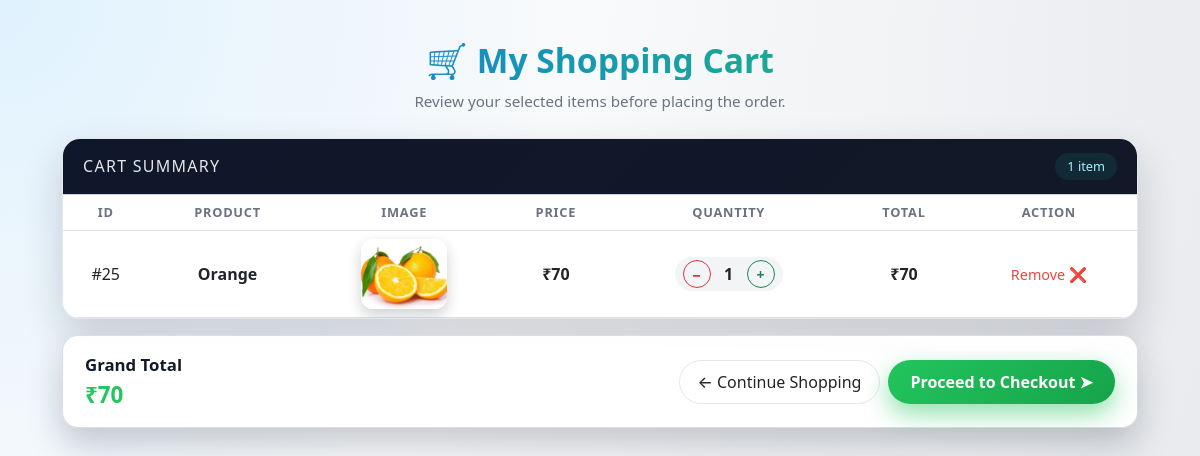
Screenshot of /product/cart/viewcart (signed in) with the database file from the repository.
### cart/models.py (models this page shows)
class Cart(models.Model):
    user = models.ForeignKey(User, on_delete=models.CASCADE)
    product=models.CharField(max_length=30)
    name=models.CharField(max_length=30)
    image = models.ImageField(upload_to='cart_images/')
    price=models.IntegerField()
    quantity=models.IntegerField()
    total_price=models.IntegerField(default=0)
    class Meta:
        db_table='cart'

### cart/views.py (the view)
# urls.py: path('viewcart', v.view_cart, name='viewcart'),
def view_cart(request):
    u = Cart.objects.filter(user=request.user)
    for item in u:
        item.total_price = item.price * item.quantity
    total = sum(item.total_price for item in u)
    request.session['cart_count'] = 0
    return render(request, "cartlist.html", {'cl': u, 'total': total})

### cart/context_processors.py (called while the page is built)
def cart_count(request):
    count = request.session.get('cart_count', 0)
    return {'cart_count': count}

### cart/templates/cartlist.html (shortened to what this page needs)
<!DOCTYPE html>
<html lang="en">
<head>
    <link href="https://cdn.jsdelivr.net/npm/bootstrap@5.3.0/dist/css/bootstrap.min.css" rel="stylesheet">
</head>
<body>
<div class="cart-wrapper container">
    <h2 class="cart-heading">🛒 My Shopping Cart</h2>
    <p class="cart-subtitle">Review your selected items before placing the order.</p>
    {% if cl %}
        <div class="cart-card">
            <div class="cart-card-header">
                <h5>Cart Summary</h5>
                <span class="cart-badge-items">
                    {{ cl|length }} item{{ cl|length|pluralize }}
                </span>
            </div>
            <div class="table-responsive">
                <table class="table cart-table text-center align-middle">
                    <thead>
                        <tr>
                            <th>ID</th>
                            <th>Product</th>
                            <th>Image</th>
                            <th>Price</th>
                            <th>Quantity</th>
                            <th>Total</th>
                            <th>Action</th>
                        </tr>
                    </thead>
                    <tbody>
                        {% for item in cl %}
                        <tr>
                            <td>#{{ item.id }}</td>
                            <td class="cart-product-name">{{ item.name }}</td>
                            <td>
                                <img src="{{ item.image.url }}" class="cart-image" alt="{{ item.name }}">
                            </td>
                            <td class="price-text">₹{{ item.price }}</td>
                            <td>
                                <div class="qty-controls">
                                    <a href="{% url 'cart:decrease' item.id %}" class="btn btn-sm btn-outline-danger qty-btn">−</a>
                                    <span class="qty-value">{{ item.quantity }}</span>
                                    <a href="{% url 'cart:increase' item.id %}" class="btn btn-sm btn-outline-success qty-btn">+</a>
                                </div>
                            </td>
                            <td class="total-text">₹{{ item.total_price }}</td>
                            <td>
                                <a href="{% url 'cart:delete' item.id %}" class="remove-link">
                                    Remove ❌
                                </a>
                            </td>
                        </tr>
                        {% endfor %}
                    </tbody>
                </table>
            </div>
        </div>
        <div class="total-section mt-3">
            <div>
                <span class="total-label">Grand Total</span><br>
                <span class="total-amount">₹{{ total }}</span>
            </div>
            <div class="cart-actions">
                <a href="/" class="btn btn-ghost">
                    ← Continue Shopping
                </a>
                <a href="{% url 'orderapp:checkout' %}" class="btn btn-checkout">
                    Proceed to Checkout ➤
                </a>
            </div>
        </div>
    {% endif %}
</div>
</body>
</html>

### cart/templates/cartlist.html (style rules this page uses)
body { min-height: 100vh; margin: 0; padding: 0; background: radial-gradient(circle at top left, #e0f2fe 0%, #f9fafb 40%, #e5e7eb 100%); display: flex; align-items: flex-start; justify-content: center; }
.cart-wrapper { margin-top: 40px; margin-bottom: 40px; width: 100%; max-width: 1100px; }
.cart-heading { font-weight: 800; font-size: 2.1rem; text-align: center; margin-bottom: 10px; background: linear-gradient(90deg, #0d6efd, #22c55e); -webkit-background-clip: text; -webkit-text-fill-color: transparent; color: #0d6efd; }
.cart-subtitle { text-align: center; color: #6b7280; margin-bottom: 25px; font-size: 0.95rem; }
.cart-card { background: rgba(255,255,255,0.95); border-radius: 18px; box-shadow: 0 18px 40px rgba(15, 23, 42, 0.18); border: 1px solid rgba(148,163,184,0.25); overflow: hidden; }
.cart-card-header { padding: 14px 20px; border-bottom: 1px solid rgba(226, 232, 240, 0.9); display: flex; justify-content: space-between; align-items: center; background: linear-gradient(135deg, #0f172a, #111827); color: #e5e7eb; }
.cart-card-header h5 { margin: 0; font-size: 1rem; letter-spacing: 0.08em; text-transform: uppercase; }
.cart-badge-items { background: rgba(15, 118, 110, 0.2); border-radius: 999px; padding: 4px 12px; font-size: 0.8rem; color: #a5f3fc; }
.cart-table { margin-bottom: 0; }
.cart-table thead { background: #f9fafb; }
.cart-table thead th { font-size: 0.8rem; text-transform: uppercase; letter-spacing: .06em; color: #6b7280; border-bottom-width: 1px; }
.cart-table tbody tr { transition: 0.25s ease; }
.cart-product-name { font-weight: 600; color: #111827; }
.cart-image { border-radius: 12px; width: 86px; height: 70px; object-fit: cover; box-shadow: 0 6px 14px rgba(15,23,42,0.2); transition: transform 0.25s ease; }
.price-text { color: #16a34a; font-weight: 700; }
.total-text { color: #1d4ed8; font-weight: 700; }
.qty-controls { display: inline-flex; align-items: center; border-radius: 999px; background: #f3f4f6; padding: 3px 8px; }
.qty-btn { border-radius: 999px !important; width: 28px; height: 28px; padding: 0; display: flex; align-items: center; justify-content: center; font-weight: 700; }
.qty-value { min-width: 24px; text-align: center; font-weight: 600; margin: 0 6px; }
.remove-link { color: #ef4444; text-decoration: none; font-weight: 500; font-size: 0.9rem; }
.total-section { margin-top: 22px; background: rgba(255,255,255,0.96); border-radius: 16px; box-shadow: 0 16px 35px rgba(15,23,42,0.22); padding: 16px 22px; display: flex; flex-wrap: wrap; align-items: center; justify-content: space-between; gap: 10px; border: 1px solid rgba(209,213,219,0.8); }
.total-label { font-weight: 600; font-size: 1.05rem; color: #111827; }
.total-amount { font-size: 1.4rem; font-weight: 800; color: #22c55e; }
.cart-actions { display: flex; gap: 8px; flex-wrap: wrap; }
.btn-ghost { border-radius: 999px; padding: 9px 18px; border: 1px solid #e5e7eb; background: #ffffff; font-weight: 500; }
.btn-checkout { border-radius: 999px; padding: 10px 22px; font-weight: 600; background: linear-gradient(135deg, #22c55e, #16a34a); border: none; color: #ffffff; box-shadow: 0 10px 24px rgba(34, 197, 94, 0.5); }

### rows the page displays
Cart: id "25", name "Orange", image (picture), price "70", quantity "1", total_price "70"

### other values shown
{{ cl|length }} "1"
{{ total }} "70"
